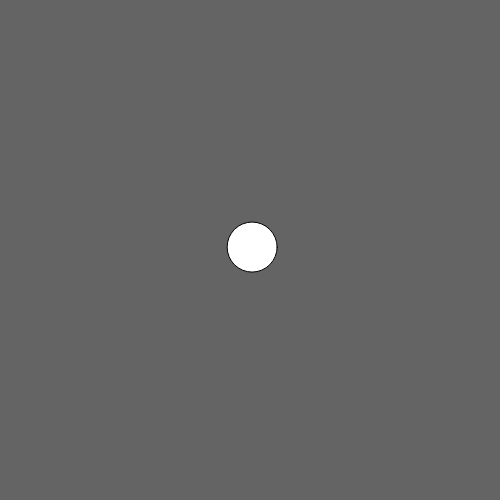
Frame 1 (no input)
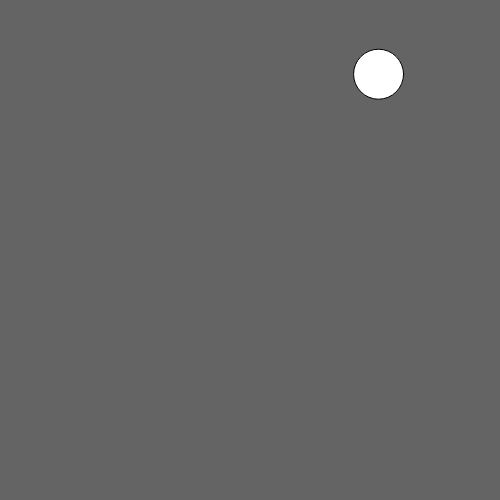
Frame 60 (no input)
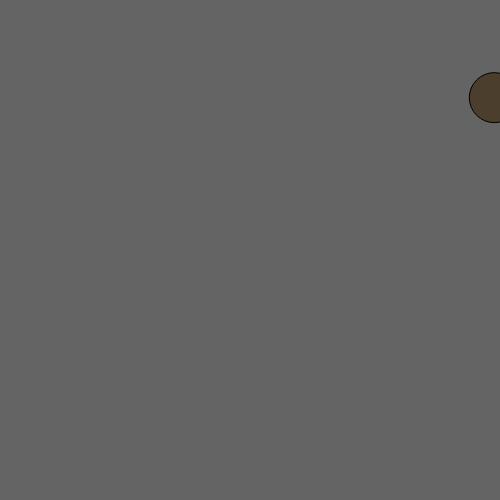
Frame 120 (the mouse pressed at the canvas centre since frame 60)

The p5.js sketch that drew these frames (run headless with seeded random() and noise() and a simulated clock; from frame 60 on, the mouse is pressed at the canvas centre):

// p5.js sketch
// ── sketch.js
//https://github.com/stavrosdidakis/DAT-GAD-405_2017
//https://p5js.org

//DAT405 / GAD405
let x;
let y;
let speedX;
let speedY;
let r;
let g;
let b;

function setup() {
  createCanvas(500, 500);
  x=width/2
  y=height/2
  speedX=random(-5,5)
  speedY=random(-5,5)
}

function draw() {
  background(100)

  x+=speedX;
  y+=speedY;
  if (x>width) {
    //x=0
    r = random(255)
    g = random(255)
    b = random(255)
    speedX=speedX*-1
    }
  if (x<0){
    //x=width
    r = random(255)
    g = random(255)
    b = random(255)
    speedX=abs(speedX)

  }
  if (y>height){
    //y=0
    r = random(255)
    g = random(255)
    b = random(255)
    speedY=speedY*-1
  }
  if (y<0){
    //y=height
    r = random(255)
    g = random(255)
    b = random(255)
    speedY=abs(speedY)
  }
  fill(r,g,b)
  ellipse(x,y,50,50)
  
  noFill()
  fill(255)
  //text(x,width/2,height/2-20)
  //text(y,width/2,height/2+20)
}
